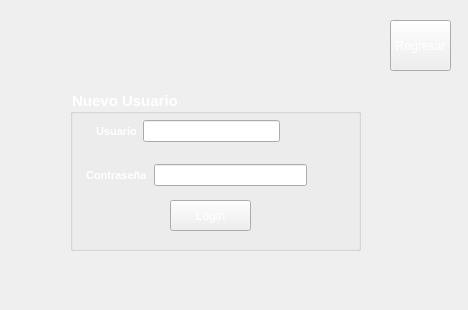
<?xml version="1.0" encoding="UTF-8"?>
<ui version="4.0">
 <class>Registrarse</class>
 <widget class="QWidget" name="Registrarse">
  <property name="geometry">
   <rect>
    <x>0</x>
    <y>0</y>
    <width>468</width>
    <height>310</height>
   </rect>
  </property>
  <property name="windowTitle">
   <string>Form</string>
  </property>
  <property name="styleSheet">
   <string notr="true">background-image: url(:/Personaje/menu/Fondo_2.jpg);</string>
  </property>
  <widget class="QGroupBox" name="groupBox">
   <property name="geometry">
    <rect>
     <x>70</x>
     <y>90</y>
     <width>291</width>
     <height>161</height>
    </rect>
   </property>
   <property name="font">
    <font>
     <pointsize>11</pointsize>
     <weight>75</weight>
     <italic>false</italic>
     <bold>true</bold>
     <underline>false</underline>
     <strikeout>false</strikeout>
     <kerning>true</kerning>
    </font>
   </property>
   <property name="styleSheet">
    <string notr="true">
color: rgb(255, 255, 255);</string>
   </property>
   <property name="title">
    <string>Nuevo Usuario</string>
   </property>
   <widget class="QWidget" name="layoutWidget">
    <property name="geometry">
     <rect>
      <x>26</x>
      <y>30</y>
      <width>184</width>
      <height>22</height>
     </rect>
    </property>
    <layout class="QHBoxLayout" name="horizontalLayout">
     <item>
      <widget class="QLabel" name="label">
       <property name="font">
        <font>
         <pointsize>8</pointsize>
         <weight>75</weight>
         <bold>true</bold>
        </font>
       </property>
       <property name="styleSheet">
        <string notr="true"/>
       </property>
       <property name="text">
        <string>Usuario</string>
       </property>
      </widget>
     </item>
     <item>
      <widget class="QLineEdit" name="lineEdit_Usuario"/>
     </item>
    </layout>
   </widget>
   <widget class="QWidget" name="layoutWidget_2">
    <property name="geometry">
     <rect>
      <x>16</x>
      <y>70</y>
      <width>221</width>
      <height>31</height>
     </rect>
    </property>
    <layout class="QHBoxLayout" name="horizontalLayout_2">
     <item>
      <widget class="QLabel" name="label_2">
       <property name="font">
        <font>
         <pointsize>8</pointsize>
         <weight>75</weight>
         <bold>true</bold>
        </font>
       </property>
       <property name="styleSheet">
        <string notr="true"/>
       </property>
       <property name="text">
        <string>Contraseña</string>
       </property>
      </widget>
     </item>
     <item>
      <widget class="QLineEdit" name="lineEdit_Contrasea">
       <property name="echoMode">
        <enum>QLineEdit::Password</enum>
       </property>
      </widget>
     </item>
    </layout>
   </widget>
   <widget class="QPushButton" name="pushButton">
    <property name="geometry">
     <rect>
      <x>100</x>
      <y>110</y>
      <width>81</width>
      <height>31</height>
     </rect>
    </property>
    <property name="whatsThis">
     <string>&lt;html&gt;&lt;head/&gt;&lt;body&gt;&lt;p&gt;cxsda&lt;/p&gt;&lt;/body&gt;&lt;/html&gt;</string>
    </property>
    <property name="styleSheet">
     <string notr="true"/>
    </property>
    <property name="text">
     <string>Login</string>
    </property>
   </widget>
  </widget>
  <widget class="QPushButton" name="pushButton_2">
   <property name="geometry">
    <rect>
     <x>390</x>
     <y>20</y>
     <width>61</width>
     <height>51</height>
    </rect>
   </property>
   <property name="toolTip">
    <string>&lt;html&gt;&lt;head/&gt;&lt;body&gt;&lt;p&gt;&lt;br/&gt;&lt;/p&gt;&lt;/body&gt;&lt;/html&gt;</string>
   </property>
   <property name="styleSheet">
    <string notr="true">color: rgb(255, 255, 255);
</string>
   </property>
   <property name="text">
    <string>Regresar</string>
   </property>
  </widget>
 </widget>
 <resources/>
 <connections/>
</ui>
